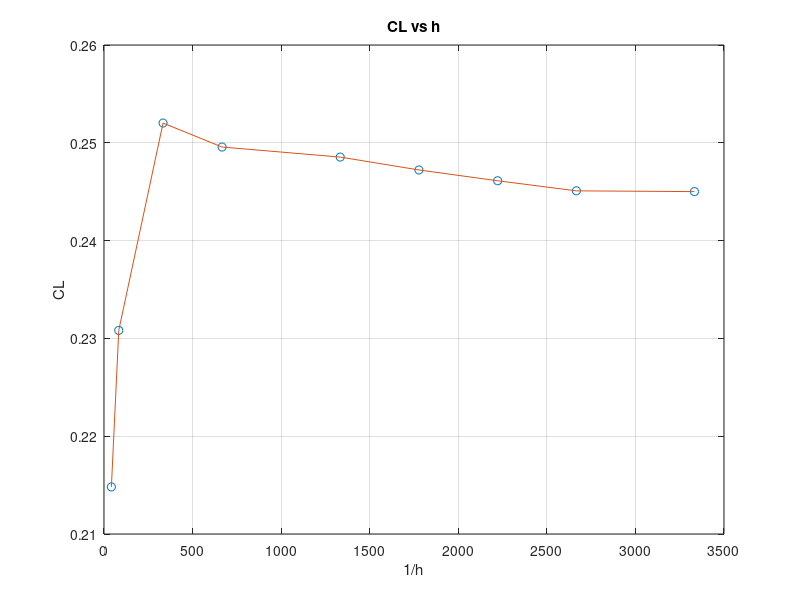
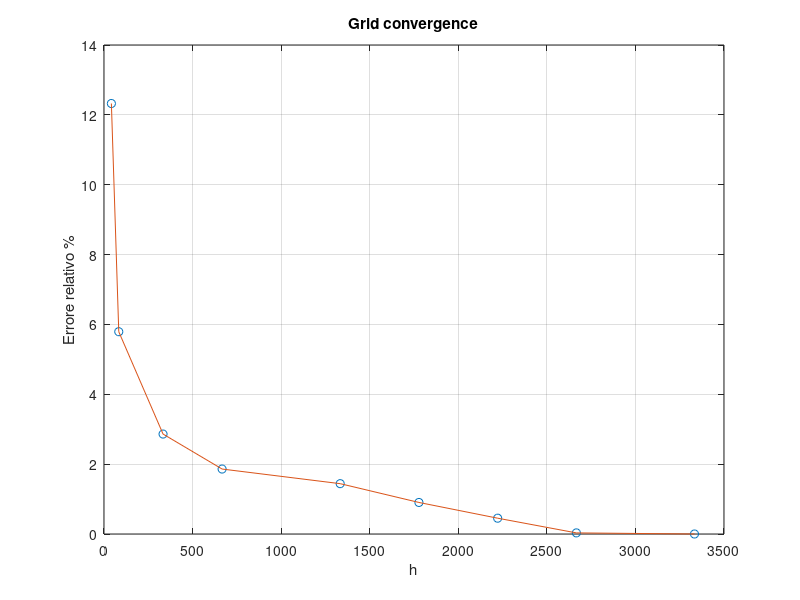
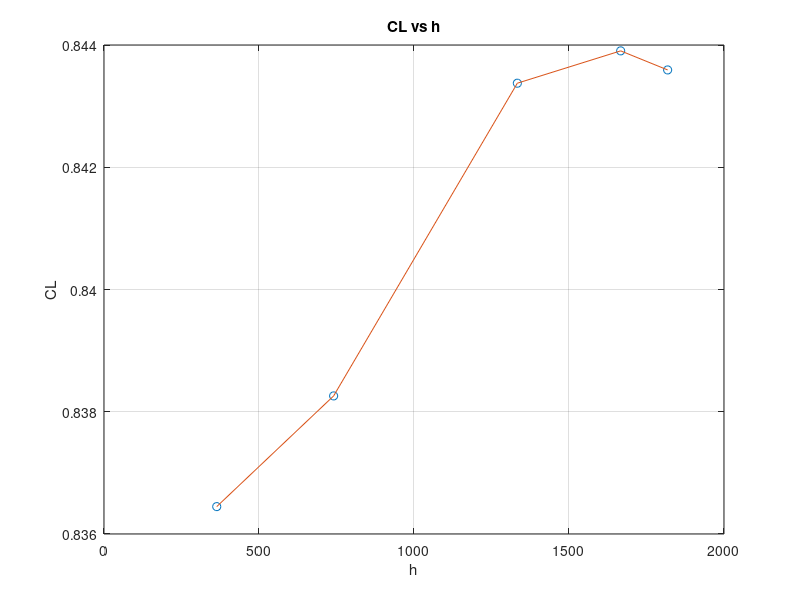
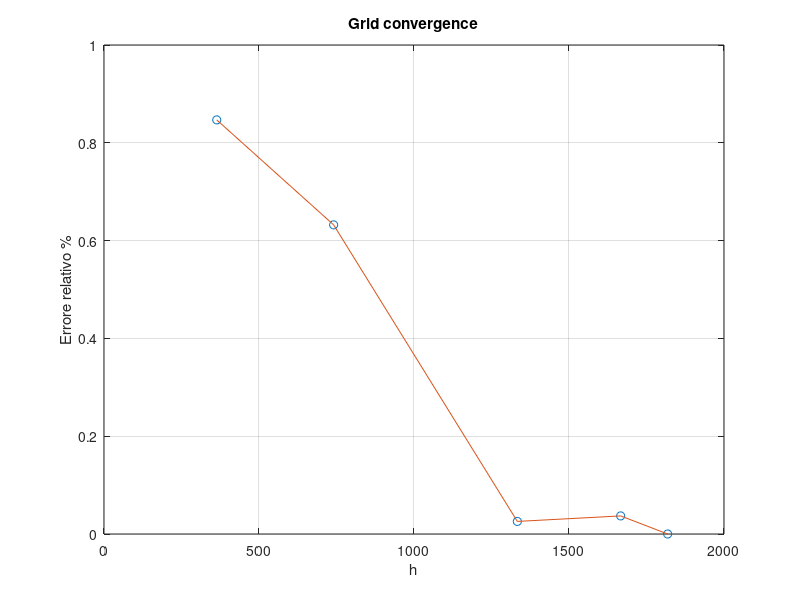

The MATLAB script that drew these images, in order:
clear all
close all
clc
%%mesh convergence vicino al suolo più giù !!!

%% mesh convergence, D=0.5, alpha=0

% tutti i dati
% CL =  [0.214813, 0.230820, 0.244805, 0.252021, 0.249567,  0.248541, 0.247223, 0.246119, 0.245088, 0.245010];
% ncelle =  [18000, 30000, 50000, 100000, 220000, 500000, 800000, 1100000, 1500000, 2000000];
% hpp = [0.024, 0.012, 0.006, 0.003, 0.0015, 0.00075, 0.0005625, 0.00045, 0.000375, 0.0003];

% eliminato il dato strano
CL =  [0.214813, 0.230820, 0.252021, 0.249567,  0.248541, 0.247223, 0.246119, 0.245088, 0.245010];
ncelle =  [18000, 30000, 100000, 220000, 500000, 800000, 1100000, 1500000, 2000000];
hpp = [0.024, 0.012, 0.003, 0.0015, 0.00075, 0.0005625, 0.00045, 0.000375, 0.0003];

% % tre punti
% CL =  [0.214813, 0.252021, 0.248541, 0.245088];
% ncelle =  [18000, 100000, 500000, 1500000];
% hpp = [0.024, 0.003, 0.00075, 0.000375];

for i=1:length(CL)
    err = 100 * abs(CL(i)-CL(end))/CL(end);
    error(i) = err;
end

%% plot

figure(1)
plot(1./hpp,CL,'o')
hold on
plot(1./hpp,CL,'-')
grid on
xlabel('1/h')
ylabel('CL')
title('CL vs h')
    
figure(2)
plot(1./(hpp),error,'o')
hold on
plot(1./(hpp),error,'-')
grid on
xlabel('h')
ylabel('Errore relativo %')
title('Grid convergence')


%% mesh convergence, D=0.1, alpha=5, hrat=5

CL2 =  [0.836448, 0.838259, 0.843375, 0.843904, 0.843592];
ncelle2 =  [125000, 250000, 500000, 750000, 1000000];
hpp2 = [0.00275, 0.00135, 0.00075, 0.0006, 0.00055 ];

for i=1:length(CL2)
    err2 = 100 * abs(CL2(i)-CL2(end))/CL2(end);
    error2(i) = err2;
end


%% plot

figure(3)
plot(1./hpp2,CL2,'o')
hold on
plot(1./hpp2,CL2,'-')
grid on
xlabel('h')
ylabel('CL')
title('CL vs h')

figure(4)
plot(1./hpp2(1:end),error2,'o')
hold on
plot(1./hpp2(1:end),error2,'-')
grid on
xlabel('h')
ylabel('Errore relativo %')
title('Grid convergence')
